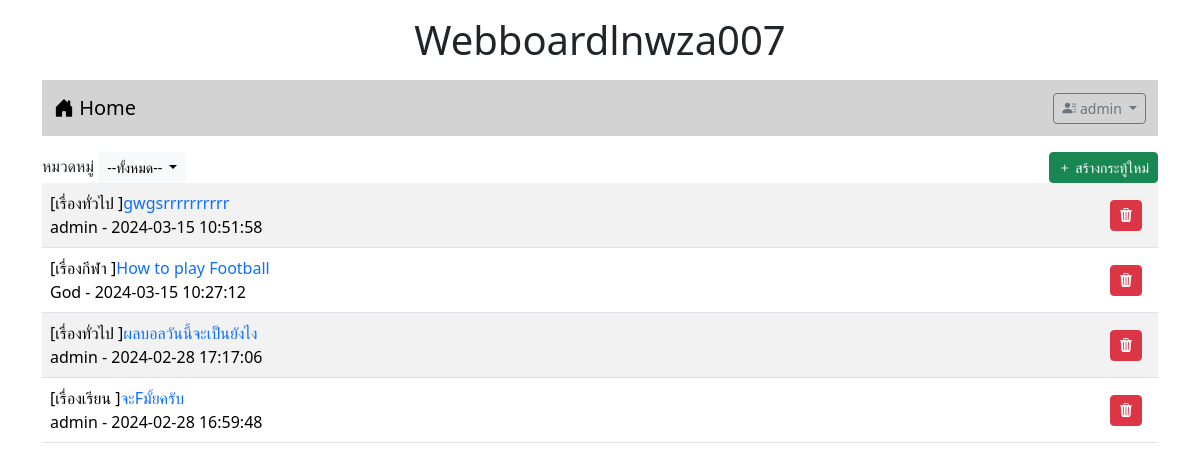
The page /index.php (signed in) on the database its author committed.
### tables this page shows
CREATE TABLE `post` (
  `id` int(11) NOT NULL,
  `title` varchar(128) NOT NULL,
  `content` varchar(2048) NOT NULL,
  `post_date` datetime NOT NULL,
  `cat_id` int(11) NOT NULL,
  `user_id` int(11) NOT NULL
);

CREATE TABLE `category` (
  `id` int(11) NOT NULL,
  `name` varchar(20148) NOT NULL
);

CREATE TABLE `user` (
  `id` int(11) NOT NULL,
  `login` varchar(32) NOT NULL,
  `password` varchar(64) NOT NULL,
  `name` varchar(64) NOT NULL,
  `gender` char(1) NOT NULL,
  `email` varchar(32) NOT NULL,
  `role` char(1) NOT NULL
);

### index.php (the view, shortened to what this page needs)
<!DOCTYPE html>
<html lang="en">
<head>
    <link rel="stylesheet" href="bootstrap-5.3.2-dist/css/bootstrap.min.css">
    <link rel="stylesheet" href="https://cdn.jsdelivr.net/npm/bootstrap-icons@1.11.3/font/bootstrap-icons.min.css">
</head>
<body>
    <div class="container-lg">
    <h1 style="text-align: center;" class="m-3">Webboardlnwza007</h1>
    <?php include "nav.php" ?>
<div class="mt-3 d-flex justify-content-between">
    <div>
      <label>หมวดหมู่</label>
      <span class="dropdown">
        <button class="btn btn-light btn-sm dropdown-toggle" type="button" data-bs-toggle="dropdown" aria-expanded="false">
       --ทั้งหมด--
      </button>
      </span>
    </div>
    <?php if(isset($_SESSION['id'])){ ?>
    <div ><a href="newpost.php" class="btn btn-success btn-sm">
      <i class="bi bi-plus"></i> สร้างกระทู้ใหม่</a>
      </div>
      <?php } ?>
</div>
    <table class="table table-striped">
      <?php
         $conn=new PDO("mysql:host=localhost;dbname=webboard;charset=utf8","root","");
         $sql="SELECT t3.name,t1.title,t1.id,t2.login,t1.post_date FROM post as t1
         INNER JOIN user as t2 ON (t1.user_id=t2.id)
         INNER JOIN category as t3 ON (t1.cat_id=t3.id) ORDER BY t1.post_date DESC";
         $result=$conn->query($sql);
         while($row =  $result->fetch()){
            echo "<tr><td class='d-flex justify-content-between'>
            <div>[$row[0] ]<a href=post.php?id=$row[2]
            style=text-decoration:none>$row[1]</a><br>$row[3] - $row[4]</div>";
            if(isset($_SESSION['id'])&&$_SESSION["role"]=='a'){
                echo "<div class='me-2 align-self-center'><a href=delete.php?id=$row[2]
                class='btn btn-danger btn-sm' onclick='return deletePost()'><i class='bi bi-trash3-fill'></i></a></div>";
            }
            echo"</td></tr>";
         }
        ?>
    </table>
    </div>
</body>
</html>

### rows shown on the page
post: category.name "เรื่องทั่วไป", title "gwgsrrrrrrrrrr", user.login "admin", post_date "2024-03-15 10:51:58"
post: category.name "เรื่องกีฬา", title "How to play Football", user.login "God", post_date "2024-03-15 10:27:12"
post: category.name "เรื่องทั่วไป", title "ผลบอลวันนี้จะเป็นยังไง", user.login "admin", post_date "2024-02-28 17:17:06"
post: category.name "เรื่องเรียน", title "จะFมั้ยครับ", user.login "admin", post_date "2024-02-28 16:59:48"

### other values the page prints
$_SESSION['username'] "admin"
